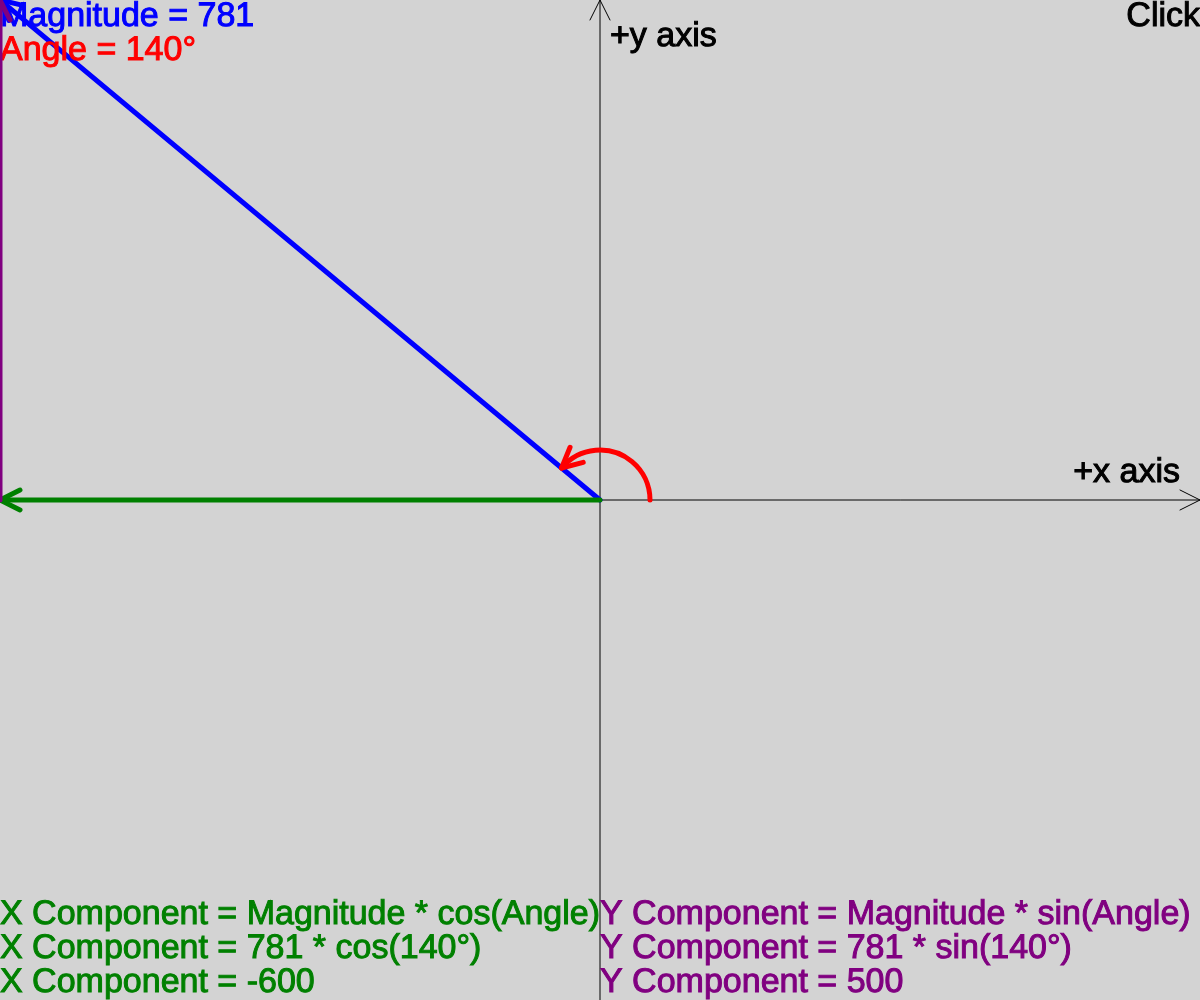
Frame 1 (no input)
Frame 60 (no input): identical to frame 1, image omitted
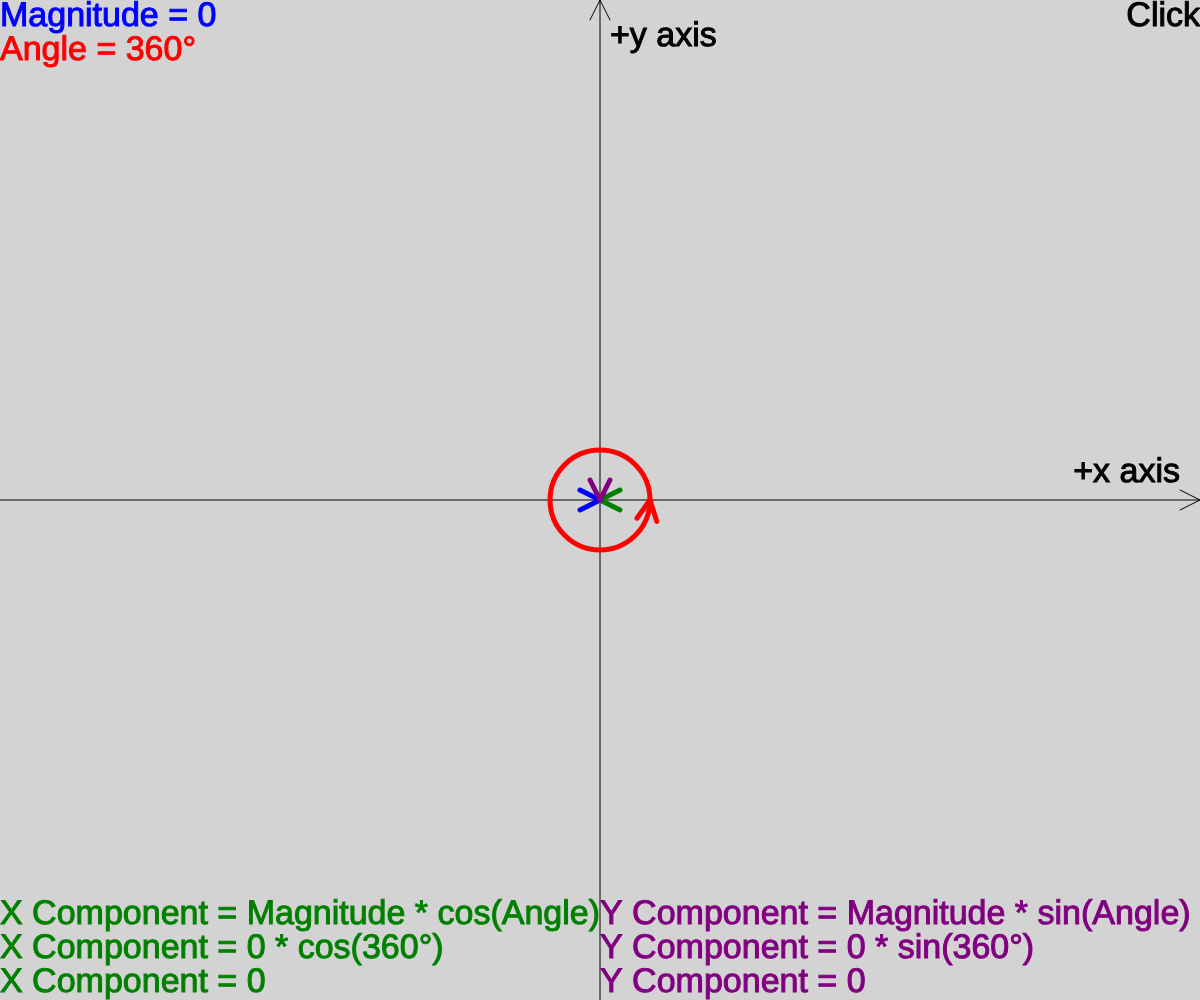
Frame 120 (the mouse pressed at the canvas centre since frame 60)

The p5.js sketch that drew these frames (run headless with seeded random() and noise() and a simulated clock; from frame 60 on, the mouse is pressed at the canvas centre):

// p5.js sketch
// ── sketch.js
// p5jsphysics.github.io
// vector-magnitude-angle-components
// sketch.js using p5.js v1.11.11
// by Dr. Richard Taylor @ Muskingum University

// A coordinate system is placed at the center
// of the canvas.
//
// A vector is drawn from the origin of the
// coordinate system (the vector's tail) to the
// mouse's position (the vector's head).
//
// The vector's magnitude, angle, and 
// components are displayed.

let xTail = 0;
let yTail = 0;
let xHead = 0;
let yHead = 0;
let magnitude = 0;
let angle = 0;
let xComponent = 0;
let yComponent = 0;
let style = "triangle";
let arcRadius = 50;
let fontHeight = 34;

function setup() {
  createCanvas(windowWidth, windowHeight);
  xTail = windowWidth / 2;
  yTail = windowHeight / 2;
  textSize(fontHeight);
}

function draw() {
  background("lightgray");
  drawXAxis();
  labelXAxis();
  drawYAxis();
  labelYAxis();
  calculate();
  drawArrow();
  showMagnitude();
  drawAngle();
  showAngle();
  showMessage();
  drawXArrow();
  showXComponent();
  drawYArrow();
  showYComponent();
  if (style == "rectangle") {
    drawXPerpendicular();
    drawYPerpendicular();
  }
}

function mouseClicked() {
  if (style == "triangle") {
    style = "rectangle";
  } else {
    style = "triangle";
  }
}

function drawXAxis() {
  stroke("black");
  strokeWeight(1);
  line(0, yTail, windowWidth, yTail);
  drawHead(windowWidth, yTail, 0, 10, 20);
}

function labelXAxis() {
  stroke("black");
  strokeWeight(1);
  fill("black");
  textAlign(RIGHT, BOTTOM);
  text("+x axis", windowWidth - 20, yTail - 10);  
}

function drawYAxis() {
  stroke("black");
  strokeWeight(1);
  line(xTail, windowHeight, xTail, 0);
  drawHead(xTail, 0, HALF_PI, 10, 20);
}

function labelYAxis() {
  stroke("black");
  strokeWeight(1);
  fill("black");
  textAlign(LEFT, TOP);
  text ("+y axis", xTail + 10, 0 + 20);  
}

function calculate() {
  xHead = mouseX;
  yHead = mouseY;
  xComponent = xHead - xTail;
  yComponent = yHead - yTail;
  magnitude = sqrt(pow(xComponent, 2) + pow(yComponent, 2));
  angle = atan2(yComponent, xComponent);
  if (angle < 0) {
    angle = abs(angle);
  } else {
    angle = TWO_PI - angle;
  }
}

function drawArrow() {
  stroke("blue");
  strokeWeight(5);
  line(xTail, yTail, mouseX, mouseY);
  drawHead(mouseX, mouseY, angle, 10, 20);
}

function showMagnitude() {
  stroke("blue");
  strokeWeight(1);
  fill("blue");
  textAlign(LEFT, TOP);
  text("Magnitude = " + str(round(magnitude)), 0, 0);
}

function drawAngle() {
  stroke("red");
  strokeWeight(5);
  noFill();
  arc(xTail, yTail, 2 * arcRadius, 2 * arcRadius, -angle, 0);
  let x = xTail + arcRadius * cos(angle);
  let y = yTail - arcRadius * sin(angle);
  drawHead(x, y, angle + 0.9 * HALF_PI, 10, 20);
}

function showAngle() {
  stroke("red");
  strokeWeight(1);
  fill("red");
  textAlign(LEFT, TOP);
  text("Angle = " + str(round(degrees(angle))) + "\u00B0", 0, fontHeight);  
}

function showMessage() {
  stroke("black");
  strokeWeight(1);
  fill("black");
  textAlign(RIGHT, TOP);
  text("Click", windowWidth, 0);
}

function drawXArrow() {
  stroke("green");
  strokeWeight(5);
  line(xTail, yTail, xHead, yTail);
  if (xComponent > 0) {
    drawHead(xHead, yTail, 0, 10, 20);
  } else {
    drawHead(xHead, yTail, PI, 10, 20);
  }
}

function showXComponent() {
  stroke("green");
  strokeWeight(1);
  fill("green");
  textAlign(LEFT, TOP);
  text("X Component = Magnitude * cos(Angle)", 0, windowHeight - 3 * fontHeight);
  text("X Component = " + str(round(magnitude)) + " * cos(" + str(round(degrees(angle))) + "\u00B0)", 0, windowHeight - 2 * fontHeight);
  text("X Component = " + str(round(xComponent)), 0, windowHeight - 1 * fontHeight);  
}

function drawXPerpendicular() {
  stroke("black")
  strokeWeight(1);
  setLineDash([5, 10]);
  line(xHead, yTail, xHead, yHead);
  setLineDash([]);
}

function drawYArrow() {
  stroke("purple");
  strokeWeight(5);
  let x = xHead;
  if (style == "rectangle") {
    x = xTail;
  }
  line(x, yTail, x, yHead);
  if (-yComponent > 0) {
    drawHead(x, yHead, HALF_PI, 10, 20);
  } else {
    drawHead(x, yHead, HALF_PI + PI, 10, 20);
  }
}

function showYComponent() {
  stroke("purple");
  strokeWeight(1);
  fill("purple");
  textAlign(LEFT, TOP);
  text("Y Component = Magnitude * sin(Angle)", xTail, windowHeight - 3 * fontHeight);
  text("Y Component = " + str(round(magnitude)) + " * sin(" + str(round(degrees(angle))) + "\u00B0)", xTail, windowHeight - 2 * fontHeight);
  text("Y Component = " + str(round(-yComponent)), xTail, windowHeight - 1 * fontHeight);
}

function drawYPerpendicular() {
  stroke("black")
  strokeWeight(1);
  setLineDash([5, 10]);
  line(xTail, yHead, xHead, yHead);    
  setLineDash([]);
}

// This draws the head of an arrow.
// x, y is the vertex of the head.
// theta is the angle of the arrow in radians.
// w is the half width of the head.
// h is the height of the head.
function drawHead(x, y, theta, w, h) {
  let cost = cos(theta);
  let cosc = cos(HALF_PI - theta);
  let sint = sin(theta);
  let sinc = sin(HALF_PI - theta);
  let x1 = x - h * cost - w * cosc;
  let y1 = y + h * sint - w * sinc;
  let x2 = x - h * cost + w * cosc;
  let y2 = y + h * sint + w * sinc;
  line(x, y, x1, y1);
  line(x, y, x2, y2);
}

// This sets the line dash.
function setLineDash(list) {
  drawingContext.setLineDash(list);
}
